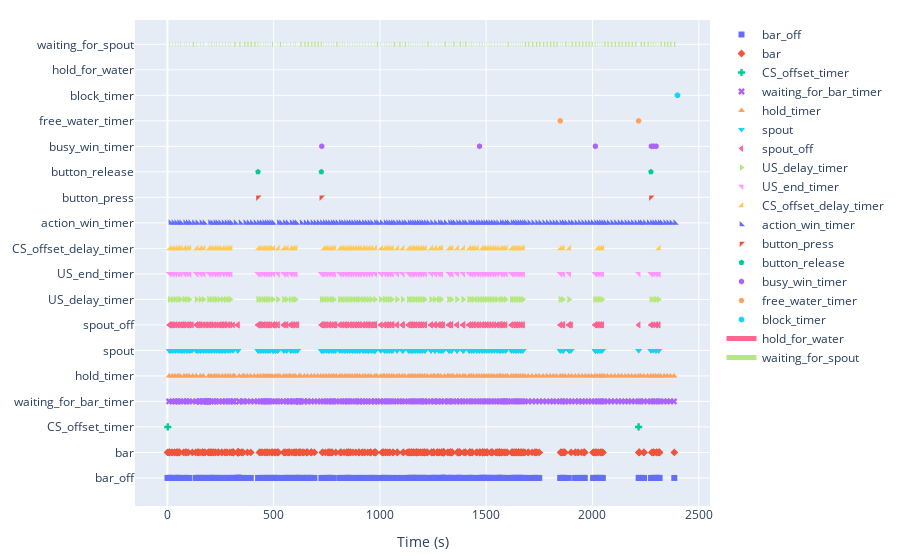

Notebook code for this chart:
### Markdown cell above
# Event plots

### Code cell
# state_def = [{'name': 'hold_for_water', 
#                   'onset': 'hold_for_water', 'offset': 'waiting_for_spout'},
#             {'name': 'waiting_for_spout', 
#                  'onset': 'waiting_for_spout', 'offset': 'busy_win'},
#             {'name': 'busy_win', 
#                  'onset': 'busy_win', 'offset': 'break_after_water'},
#             {'name': 'break_after_water', 
#                  'onset': 'break_after_water',    'offset': 'waiting_for_bar'},
#             {'name': 'break_after_no_water', 
#                  'onset': 'break_after_no_water', 'offset': 'waiting_for_bar'}]

state_def = [
            {'name': 'hold_for_water', 
                 'onset': 'hold_for_water', 'offset': 'waiting_for_spout'},
            {'name': 'waiting_for_spout', 
                 'onset': 'waiting_for_spout', 'offset': 'break_after_trial'}]


#remove all state change event
df2plot = df_events[df_events.state != df_events.event_name]
keys = df2plot.event_name.unique()

plot_session(df_events, keys, state_def, export_smrx=True, 
             smrx_filename=smrx_output_dir +f'{filename}_{task_name}.smrx',verbose=False)

### Figure 1 — Plotly figure (JSON) as saved in the notebook; plotly's stock layout.template omitted (floating-point values rounded to 4 significant figures; data arrays with more than 128 entries replaced by an {"elided": "..."} marker saying what was removed)
{"data": [{"marker": {"symbol": "square"}, "mode": "markers", "name": "bar_off", "type": "scatter", "x": {"elided": "424 float values"}, "y": {"elided": "424 str values"}}, {"marker": {"symbol": "diamond"}, "mode": "markers", "name": "bar", "type": "scatter", "x": {"elided": "424 float values"}, "y": {"elided": "424 str values"}}, {"marker": {"symbol": "cross"}, "mode": "markers", "name": "CS_offset_timer", "type": "scatter", "x": [2, 2217.0], "y": ["CS_offset_timer", "CS_offset_timer"]}, {"marker": {"symbol": "x"}, "mode": "markers", "name": "waiting_for_bar_timer", "type": "scatter", "x": {"elided": "225 float values"}, "y": {"elided": "225 str values"}}, {"marker": {"symbol": "triangle-up"}, "mode": "markers", "name": "hold_timer", "type": "scatter", "x": {"elided": "180 float values"}, "y": {"elided": "180 str values"}}, {"marker": {"symbol": "triangle-down"}, "mode": "markers", "name": "spout", "type": "scatter", "x": {"elided": "723 float values"}, "y": {"elided": "723 str values"}}, {"marker": {"symbol": "triangle-left"}, "mode": "markers", "name": "spout_off", "type": "scatter", "x": {"elided": "723 float values"}, "y": {"elided": "723 str values"}}, {"marker": {"symbol": "triangle-right"}, "mode": "markers", "name": "US_delay_timer", "type": "scatter", "x": {"elided": "214 float values"}, "y": {"elided": "214 str values"}}, {"marker": {"symbol": "triangle-ne"}, "mode": "markers", "name": "US_end_timer", "type": "scatter", "x": {"elided": "218 float values"}, "y": {"elided": "218 str values"}}, {"marker": {"symbol": "triangle-se"}, "mode": "markers", "name": "CS_offset_delay_timer", "type": "scatter", "x": [10.89, 24.64, 37.75, 50.9, 61.88, 79.75, 91.65, 104.0, 137.3, 156.2, 170.5, 196.4, 208.1, 221.4, 231.8, 244.6, 260.6, 274.5, 287.2, 297.2, 428.1, 439.2, 452.2, 463.2, 473.9, 483.9, 497.4, 520.3, 548.4, 561.5, 580.9, 593.7, 603.9, 736.5, 748.5, 760.5, 773.3, 783.9, 811.9, 823.5, 835.6, 847.5, 858.9, 870.6, 883.8, 894.8, 905.5, 921.3, 933.0, 946.4, 959.7, 977.3, 1005.0, 1022.0, 1034.0, 1045.0, 1056.0, 1081.0, 1107.0, 1136.0, 1146.0, 1156.0, 1167.0, 1178.0, 1189.0, 1200.0, 1212.0, 1241.0, 1259.0, 1278.0, 1288.0, 1326.0, 1337.0, 1363.0, 1392.0, 1420.0, 1431.0, 1442.0, 1456.0, 1481.0, 1492.0, 1503.0, 1514.0, 1527.0, 1539.0, 1552.0, 1569.0, 1580.0, 1592.0, 1620.0, 1630.0, 1641.0, 1652.0, 1662.0, 1673.0, 1849.0, 1861.0, 1890.0, 2025.0, 2036.0, 2046.0, 2312.0], "y": ["CS_offset_delay_timer", "CS_offset_delay_timer", "CS_offset_delay_timer", "CS_offset_delay_timer", "CS_offset_delay_timer", "CS_offset_delay_timer", "CS_offset_delay_timer", "CS_offset_delay_timer", "CS_offset_delay_timer", "CS_offset_delay_timer", "CS_offset_delay_timer", "CS_offset_delay_timer", "CS_offset_delay_timer", "CS_offset_delay_timer", "CS_offset_delay_timer", "CS_offset_delay_timer", "CS_offset_delay_timer", "CS_offset_delay_timer", "CS_offset_delay_timer", "CS_offset_delay_timer", "CS_offset_delay_timer", "CS_offset_delay_timer", "CS_offset_delay_timer", "CS_offset_delay_timer", "CS_offset_delay_timer", "CS_offset_delay_timer", "CS_offset_delay_timer", "CS_offset_delay_timer", "CS_offset_delay_timer", "CS_offset_delay_timer", "CS_offset_delay_timer", "CS_offset_delay_timer", "CS_offset_delay_timer", "CS_offset_delay_timer", "CS_offset_delay_timer", "CS_offset_delay_timer", "CS_offset_delay_timer", "CS_offset_delay_timer", "CS_offset_delay_timer", "CS_offset_delay_timer", "CS_offset_delay_timer", "CS_offset_delay_timer", "CS_offset_delay_timer", "CS_offset_delay_timer", "CS_offset_delay_timer", "CS_offset_delay_timer", "CS_offset_delay_timer", "CS_offset_delay_timer", "CS_offset_delay_timer", "CS_offset_delay_timer", "CS_offset_delay_timer", "CS_offset_delay_timer", "CS_offset_delay_timer", "CS_offset_delay_timer", "CS_offset_delay_timer", "CS_offset_delay_timer", "CS_offset_delay_timer", "CS_offset_delay_timer", "CS_offset_delay_timer", "CS_offset_delay_timer", "CS_offset_delay_timer", "CS_offset_delay_timer", "CS_offset_delay_timer", "CS_offset_delay_timer", "CS_offset_delay_timer", "CS_offset_delay_timer", "CS_offset_delay_timer", "CS_offset_delay_timer", "CS_offset_delay_timer", "CS_offset_delay_timer", "CS_offset_delay_timer", "CS_offset_delay_timer", "CS_offset_delay_timer", "CS_offset_delay_timer", "CS_offset_delay_timer", "CS_offset_delay_timer", "CS_offset_delay_timer", "CS_offset_delay_timer", "CS_offset_delay_timer", "CS_offset_delay_timer", "CS_offset_delay_timer", "CS_offset_delay_timer", "CS_offset_delay_timer", "CS_offset_delay_timer", "CS_offset_delay_timer", "CS_offset_delay_timer", "CS_offset_delay_timer", "CS_offset_delay_timer", "CS_offset_delay_timer", "CS_offset_delay_timer", "CS_offset_delay_timer", "CS_offset_delay_timer", "CS_offset_delay_timer", "CS_offset_delay_timer", "CS_offset_delay_timer", "CS_offset_delay_timer", "CS_offset_delay_timer", "CS_offset_delay_timer", "CS_offset_delay_timer", "CS_offset_delay_timer", "CS_offset_delay_timer", "CS_offset_delay_timer"]}, {"marker": {"symbol": "triangle-sw"}, "mode": "markers", "name": "action_win_timer", "type": "scatter", "x": {"elided": "170 float values"}, "y": {"elided": "170 str values"}}, {"marker": {"symbol": "triangle-nw"}, "mode": "markers", "name": "button_press", "type": "scatter", "x": [426.3, 724.4, 2275.0], "y": ["button_press", "button_press", "button_press"]}, {"marker": {"symbol": "pentagon"}, "mode": "markers", "name": "button_release", "type": "scatter", "x": [426.4, 724.5, 2275.0], "y": ["button_release", "button_release", "button_release"]}, {"marker": {"symbol": "hexagon"}, "mode": "markers", "name": "busy_win_timer", "type": "scatter", "x": [726.4, 1469.0, 2014.0, 2277.0, 2288.0, 2300.0], "y": ["busy_win_timer", "busy_win_timer", "busy_win_timer", "busy_win_timer", "busy_win_timer", "busy_win_timer"]}, {"marker": {"symbol": "hexagon2"}, "mode": "markers", "name": "free_water_timer", "type": "scatter", "x": [1848.0, 2217.0], "y": ["free_water_timer", "free_water_timer"]}, {"marker": {"symbol": "octagon"}, "mode": "markers", "name": "block_timer", "type": "scatter", "x": [2400], "y": ["block_timer"]}, {"line": {"width": 5}, "mode": "lines", "name": "hold_for_water", "type": "scatter", "x": {"elided": "510 float values"}, "y": {"elided": "510 str values"}}, {"line": {"width": 5}, "mode": "lines", "name": "waiting_for_spout", "type": "scatter", "x": {"elided": "510 float values"}, "y": {"elided": "510 str values"}}], "layout": {"autosize": true, "margin": {"b": 20, "l": 20, "r": 20, "t": 20}, "xaxis": {"autorange": true, "range": [-149.2, 2550.0], "title": {"text": "Time (s)"}, "type": "linear"}, "yaxis": {"autorange": true, "fixedrange": true, "range": [-1.208, 17.96], "type": "category"}}}
